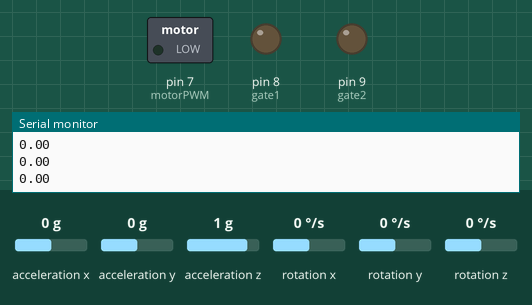
A sketch run on a simulated SparkFun Pro Micro, built with avr-gcc and run on an emulated ATmega32U4. Shown: switched loads named in the sketch (green lamp = pin HIGH), output pins drawn as LEDs (lit = HIGH), the last lines printed to the serial monitor. Wiring (inferred from the names in the program): MPU-6050 motion sensor at I2C address 0x68. Inputs (shaded band) come from the test bench; at power-on: rotation y 0 °/s, acceleration x 0 g, acceleration y 0 g, acceleration z 1 g, rotation x 0 °/s, rotation z 0 °/s.

Above: at 1.7 s.
1.8 s: rotation y set to -192 °/s
At 3.0 s:
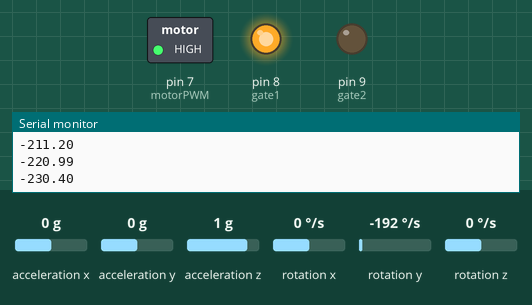
3.3 s: rotation y set to 90 °/s
6.3 s: rotation y set to 94 °/s
At 7.3 s:
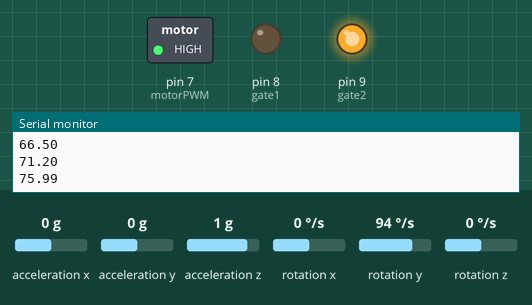
8.0 s: rotation y set to -40 °/s
11.0 s: rotation y set to -46 °/s
At 11.42 s:
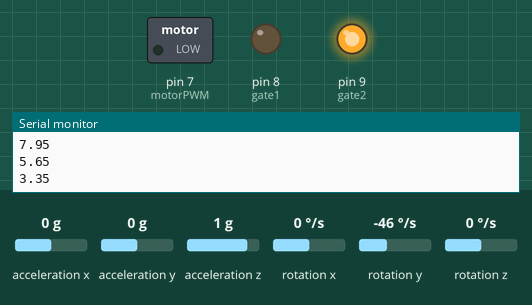
12.8 s: rotation y set to 16 °/s
15.8 s: rotation y set to 18 °/s
At 16.2 s:
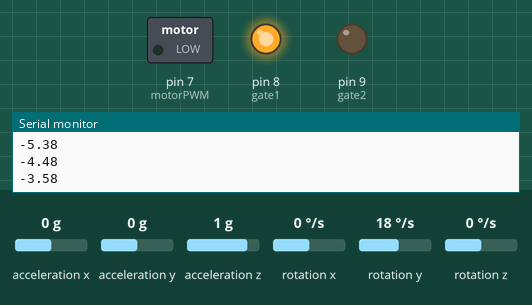
Timing chart, 0 to 18.5 s (numbered marks = the images above; inputs shaded):
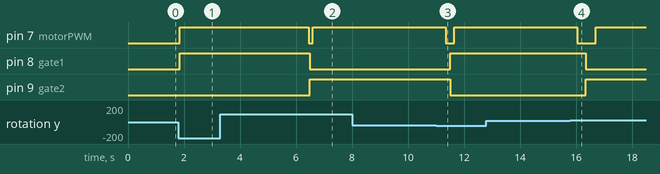

The sketch:

Balancing_Bicycle_v1.ino
```cpp
/*
   Credit to:

   Arduino and MPU6050 Accelerometer and Gyroscope Sensor Tutorial
   by Dejan, https://howtomechatronics.com

   Improving the Beginner’s PID
   by Brett Beauregard, http://brettbeauregard.com/blog/2011/04/improving-the-beginners-pid-introduction/
*/

#include <Wire.h>
#include "Kalman.h" // Source: https://github.com/TKJElectronics/KalmanFilter

//// DC Motor variables /////////////////////////////////////////////////////////////////////////////////////////

// Pinouts based on Arduino Pro Micro
const byte hallApin = 6, hallBpin = 5;    // Hall effect sensors on motor encoder
const byte gate1 = 8, gate2 = 9;          // H-bridge gate controls for switching motor polarity (direction)
const byte motorPWM = 7;                  // Pulse width modulated signal for motor speed
const byte Vmax = 12;                     // Max voltage being sent to the motor

//// PID variables ////

unsigned long now, lastTime;
double input, output, setpoint = 0;
double error, lastErr, dErr, errSum;
double P, I, D;
double kp = 1, ki = 0, kd = 2;
double dT;
int sampleTime = 50; // units: ms
const byte maxOutput = Vmax;
const byte minOutput = 0;

//// IMU variables ////

Kalman kalmanY;
const int MPU = 0x68; // MPU6050 I2C address
double AccX, AccY, AccZ;
double GyroX, GyroY, GyroZ;
double accAngleX, accAngleY, gyroAngleX, gyroAngleY, gyroAngleZ, kalAngleY;
double roll, pitch, yaw;
double AccErrorX, AccErrorY, GyroErrorX, GyroErrorY, GyroErrorZ;
double elapsedTime, currentTime, previousTime;
int c = 0;

/////////////////////////////////////////////////////////////////////////////////////////////////////////////////

void setup() {

  Serial.begin(9600);
  pinMode(hallApin, INPUT_PULLUP);
  pinMode(hallBpin, INPUT_PULLUP);
  pinMode(gate1, OUTPUT);
  pinMode(gate2, OUTPUT);

  // IMU setup
  Serial.begin(9600);
  Wire.begin();                      // Initialize comunication
  Wire.beginTransmission(MPU);       // Start communication with MPU6050 // MPU=0x68
  Wire.write(0x6B);                  // Talk to the register 6B
  Wire.write(0x00);                  // Make reset - place a 0 into the 6B register
  Wire.endTransmission(true);        // end the transmission

  delay(100);

  // Calculate IMU error
  calculate_IMU_error();
}

//////////////////////////////////////////////////////////////////////////////////////////////////////////////////

// Note(s):
//  - output: output of the PID Controller
//  - setpoint: desired system output (roll angle of 0)
//  - input: actual system output, which is fed back into the controller

// PID control loop
void loop() {

  now = millis();
  dT = (double)(now - lastTime);

  // PID control occurs at a regular interval based on the sampleTime
  if (dT >= sampleTime){

    // Compute error
    input = getIMUangle();
    error = setpoint - input;
    dErr = (error - lastErr) / dT;

    // View IMU angle in the Serial Plotter
    Serial.println(input);

    // Compute PID Output
    P = kp * error;
    I += ki * (error * dT);
    D = kd * dErr;

    // Integrator Anti-windup:
    // Clamp if the integrated term exeeds motor limits
    if (I > maxOutput) I = maxOutput;
    else if (I < minOutput) I = minOutput;

    output = P + I + D;

    // Update variables for next iteration
    lastErr = error;
    lastTime = now;

    // Convert PID output to PWM signal
    WriteDriverVoltage(output, Vmax);

  }
}

//// IMU code /////////////////////////////////////////////////////////////////////////////////////////////////////

// Calculates the accelerometer and gyro data error
void calculate_IMU_error() {

  // Read accelerometer values 200 times
  while (c < 200) {

    Wire.beginTransmission(MPU);
    Wire.write(0x3B);                 // Starting address for AccX, AccY, AccZ
    Wire.endTransmission(false);
    Wire.requestFrom(MPU, 6, true);   // Request 6 bytes (48 bits) from the MPU6050

    // Note(s):
    //  - Each acceleration (AccX, AccY, AccZ) is stored as a 16-bit value
    //  - Wire.read() << 8 | Wire.read() takes the first byte and shifts it 8 bits (1 byte) to the left
    //  - It then appends the second byte, giving us the full 16-bit value

    //  - For a default range of +/- 2g, the accelerometer sensitivity is 16384 LSB/g
    //  - We divide our raw values by 16384 to get the acceleration in g's

    AccX = (Wire.read() << 8 | Wire.read()) / 16384.0 ;
    AccY = (Wire.read() << 8 | Wire.read()) / 16384.0 ;
    AccZ = (Wire.read() << 8 | Wire.read()) / 16384.0 ;

    // Sum all readings
    // AccErrorX is the error in roll angle
    // AccErrorY is the error in pitch angle
    AccErrorX = AccErrorX + ((atan((AccY) / sqrt(pow((AccX), 2) + pow((AccZ), 2))) * 180 / PI));
    AccErrorY = AccErrorY + ((atan(-1 * (AccX) / sqrt(pow((AccY), 2) + pow((AccZ), 2))) * 180 / PI));
    c++;
  }

  //Divide the sum by 200 to get the error value
  AccErrorX = AccErrorX / 200;
  AccErrorY = AccErrorY / 200;
  c = 0;

  // Repeat the same process for the gyro error
  // Read gyro values 200 times
  while (c < 200) {

    Wire.beginTransmission(MPU);
    Wire.write(0x43);                       // Starting address for GyroX, GyroY, GyroZ
    Wire.endTransmission(false);
    Wire.requestFrom(MPU, 6, true);

    // The LSB sensitivity of the gyro is 131 LSB/deg/s at a range of +/- 250 deg/s
    // Thus, we divide the raw values to get angular velocity in deg/s
    GyroX = (Wire.read() << 8 | Wire.read()) / 131.0;
    GyroY = (Wire.read() << 8 | Wire.read()) / 131.0;
    GyroZ = (Wire.read() << 8 | Wire.read()) / 131.0;

    // Sum all readings
    GyroErrorX = GyroErrorX + GyroX;
    GyroErrorY = GyroErrorY + GyroY;
    GyroErrorZ = GyroErrorZ + GyroZ;
    c++;
  }

  //Divide the sum by 200 to get the error value
  GyroErrorX = GyroErrorX / 200;
  GyroErrorY = GyroErrorY / 200;
  GyroErrorZ = GyroErrorZ / 200;
}

// Returns the roll angle of the MPU 6050 sensor
double getIMUangle(){

  // === Read acceleromter data === //
  Wire.beginTransmission(MPU);
  Wire.write(0x3B);
  Wire.endTransmission(false);
  Wire.requestFrom(MPU, 6, true);

  AccX = (Wire.read() << 8 | Wire.read()) / 16384.0; // X-axis value
  AccY = (Wire.read() << 8 | Wire.read()) / 16384.0; // Y-axis value
  AccZ = (Wire.read() << 8 | Wire.read()) / 16384.0; // Z-axis value

  // Calculating Roll and Pitch from the accelerometer data
  accAngleX = (atan(AccY / sqrt(pow(AccX, 2) + pow(AccZ, 2))) * 180 / PI) - AccErrorX;
  accAngleY = (atan(-1 * AccX / sqrt(pow(AccY, 2) + pow(AccZ, 2))) * 180 / PI) + AccErrorY;

  // === Read gyroscope data === //
  previousTime = currentTime;                           // Previous time is stored before the actual time read
  currentTime = millis();                               // Current time actual time read
  elapsedTime = (currentTime - previousTime) / 1000;    // Divide by 1000 to get seconds

  Wire.beginTransmission(MPU);
  Wire.write(0x43);
  Wire.endTransmission(false);
  Wire.requestFrom(MPU, 6, true);

  // For a 250deg/s range we have to divide first the raw value by 131.0, according to the datasheet
  GyroX = (Wire.read() << 8 | Wire.read()) / 131.0;
  GyroY = (Wire.read() << 8 | Wire.read()) / 131.0;
  GyroZ = (Wire.read() << 8 | Wire.read()) / 131.0;

  // Correct the outputs with the calculated error values
  GyroX = GyroX - GyroErrorX;
  GyroY = GyroY - GyroErrorY;
  GyroZ = GyroZ - GyroErrorZ;

  // Currently the raw values are in degrees per seconds, deg/s
  // We need to multiply by seconds (s) to get the angle in degrees
  gyroAngleX = gyroAngleX + GyroX * elapsedTime;
  gyroAngleY = gyroAngleY + GyroY * elapsedTime;
  yaw =  yaw + GyroZ * elapsedTime;

  // Complementary filter - combine acceleromter and gyro angle values
  pitch = 0.96 * gyroAngleY + 0.04 * accAngleY;

  // Apply Kalman filter for optimal estimate of angular position
  kalAngleY = kalmanY.getAngle(gyroAngleY, GyroY, dT);

  return kalAngleY;
}

//////////////////////////////////////////////////////////////////////////////////////////////////////////////////

// Converts the controller output to a PWM signal (% duty cycle)
void WriteDriverVoltage(double output, const byte Vmax) {

  int PWMval = int(255 * abs(output) / Vmax);

  if (PWMval > 255) {
    PWMval = 255;
  }

  // Set direction of DC motor //

  // for CW tilt:
  // input is pos (+)
  // error is neg (-)
  // spin motor CW
  if (output > 0) {
    digitalWrite(gate1, HIGH);
    digitalWrite(gate2, LOW);
  }

  // for CCW tilt:
  // input is neg (-)
  // error is pos (+)
  // spin motor CCW
  else if (output < 0) {
    digitalWrite(gate1, LOW);
    digitalWrite(gate2, HIGH);
  }

  else {
    digitalWrite(gate1, LOW);
    digitalWrite(gate2, LOW);
  }

  // Write PWM signal to motorPWM pin
  analogWrite(motorPWM, PWMval);

}
```

Measured:
- the behaviour switches between 93 and 94 °/s on rotation y (found by bisection; images 1 and 2)
- the behaviour switches between -45 and -46 °/s on rotation y (found by bisection; images 2 and 3)
- the behaviour switches between 17 and 18 °/s on rotation y (found by bisection; images 3 and 4)
- after the input at 1.8 s, pin 7 (motorPWM), pin 8 (gate1): LOW → HIGH after 0.05 s
